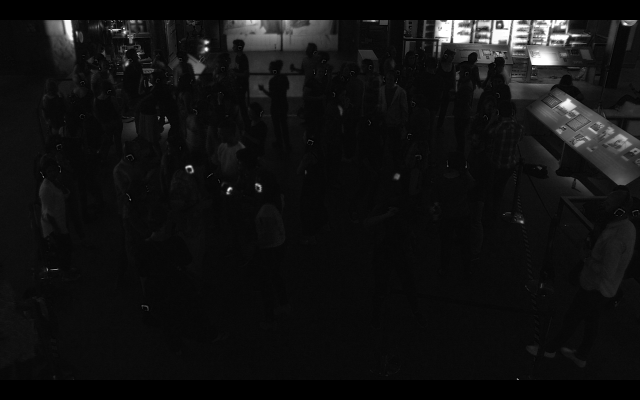
#> input picture Example_009_b.png, 1280 x 800 px (shown at 1/2 size)
$ python -i RGBTracking.py   (imports and definitions only)   (Python 2 division)   (older library calls are emulated)
#> lines starting #> are read from the running program, lines starting #| are printed output that depends on the picture; after the words box and inside, x2 and y2 are one past the last pixel; in counts of white or black regions, pixels touching at a corner belong together
# RGBTracking.py
# Source: http://www.pyimagesearch.com/2015/09/14/ball-tracking-with-opencv/

# Import necessary packages.
from collections import deque
import numpy as np
import argparse
import imutils
import cv2
import csv
import os


def otsu_threshold(imin, gauss = None):
    """
    """

    if gauss:
        blurim = cv2.GaussianBlur(imin, (5, 5), 0)
        _, otsuim = cv2.threshold(blurim, 0, 255, cv2.THRESH_BINARY + cv2.THRESH_OTSU)
    else:
        _, otsuim = cv2.threshold(image, 0, 255, cv2.THRESH_BINARY + cv2.THRESH_OTSU)
    return otsuim


def find_contours_single(imin, maskin = None):
    """ Finds contours on single channel image.

    Performs Otsu thresholding, then finds and draws contours.
    """

    im = otsu_threshold(imin, "gauss")

    if maskin is not None:
        im = cv2.bitwise_and(im, im, mask = maskin)

    contours, _ = cv2.findContours(im, cv2.RETR_TREE, cv2.CHAIN_APPROX_SIMPLE)

    return contours


def find_centres(contours):

    centres = []

    for i in range(len(contours)):
        if cv2.contourArea(contours[i]) < 5:
            continue
        if cv2.contourArea(contours[i]) > 250:
            continue

        moments = cv2.moments(contours[i])

        centres.append(
            (int(moments['m10'] / moments['m00']), int(moments['m01'] / moments['m00'])))

    print centres
    return centres


def find_centres_single(imin, maskin = None):
    """
    """

    if maskin is not None:
        contours = find_contours_single(imin, maskin)
    else:
        contours = find_contours_single(imin)
    centres = find_centres(contours)

    return centres


def show_centres(image, centres, color = None):

    if color is None:
        color = (0, 255, 255)
    elif color == 'blue':
        color = (255, 0, 0)
    elif color == 'green':
        color = (0, 255, 0)
    elif color == 'red':
        color = (0, 0, 255)

    for i in range(len(centres)):
        cv2.circle(image, centres[i], 5, color, -1)

def save_centres(filename, timepoint, color, centres):
    """ Saves list of centres as >comma separated values<.

    Requires input:
    filename
        String of the full filepath.
    timepoint
        Identifier for either time or frame number.
    centres
        List of centres (x, y).
        Need to save the centres as two separate basic columns instead of the current array.
    """

    with open(filename, 'ab') as csvfile:
        spamwriter = csv.writer(csvfile, quoting = csv.QUOTE_ALL)

        centres_x = [x[0] for x in centres]
        centres_y = [x[1] for x in centres]

        for i in range(len(centres)):

            row = [timepoint] + [color] + [centres_x[i]] + [centres_y[i]]
            spamwriter.writerow(row)


# Construct the argument parser and parse the arguments (command line tools).
ap = argparse.ArgumentParser()
# [14 lines not run here, left out]
    # maskone = imutils.resize(maskone, width = 600)

filename = "/Volumes/SAMSUNG/ESCOM/allframes.csv"

# Loop over video file/feed.
# [51 lines not run here, left out]

>>> import cv2
>>> picture = cv2.imread('../Example_009_b.png', cv2.IMREAD_GRAYSCALE)
#> picture is the input picture: shape (800, 1280); min 0, max 255, mean 17.2
>>> result = find_centres_single(picture)
#> in otsu_threshold, `_, otsuim = cv2.threshold(blurim, 0, 255, cv2.THRESH_BINARY + cv2.THRE..`:
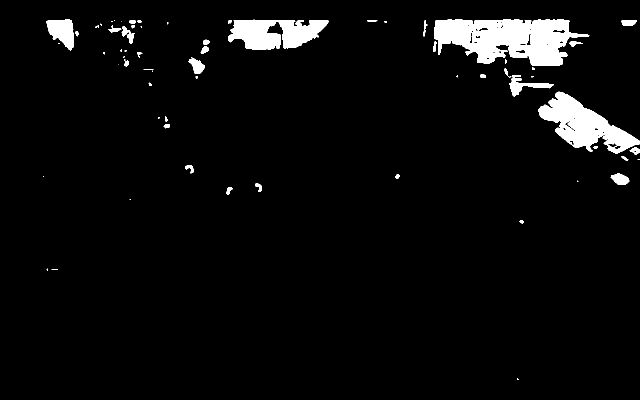
#> otsuim: shape (800, 1280) (shown at 1/2 size); 4.4% white; 71 white regions (30 under 20 px)
#> in find_contours_single, `contours, _ = cv2.findContours(im, cv2.RETR_TREE, cv2.CHAIN_APPROX_SIM..`: contours = 122 contours, 71 with area under 20; largest, box (x1, y1, x2, y2) and area: (868, 39, 1179, 132) 18665, (1076, 183, 1280, 308) 10936, (456, 39, 658, 99) 7900, (93, 39, 148, 101) 2110, (1018, 150, 1108, 193) 1033
#> the loop in find_centres, `for i in range(len(contours)):` made 122 passes
#> after the loop in find_centres, `for i in range(len(contours)):`: centres = 70 pairs, first value 110 to 1270, second value 41 to 538
#> (printed output is left out)
#> result has the same summary as centres in find_centres

$ run again, on Example_009_g.png
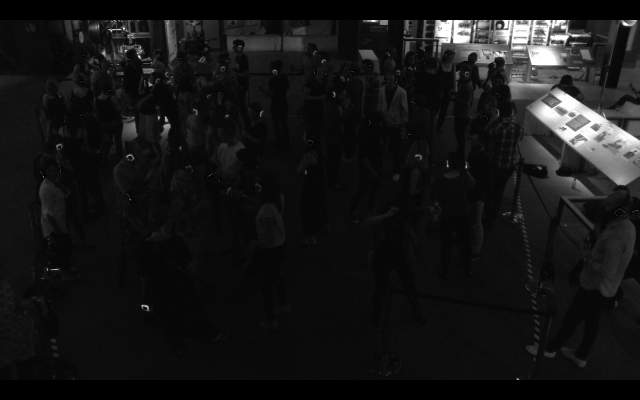
#> input picture Example_009_g.png, 1280 x 800 px (shown at 1/2 size)
#> picture is the input picture: shape (800, 1280); min 0, max 255, mean 21.7
#> in otsu_threshold, `_, otsuim = cv2.threshold(blurim, 0, 255, cv2.THRESH_BINARY + cv2.THRE..`:
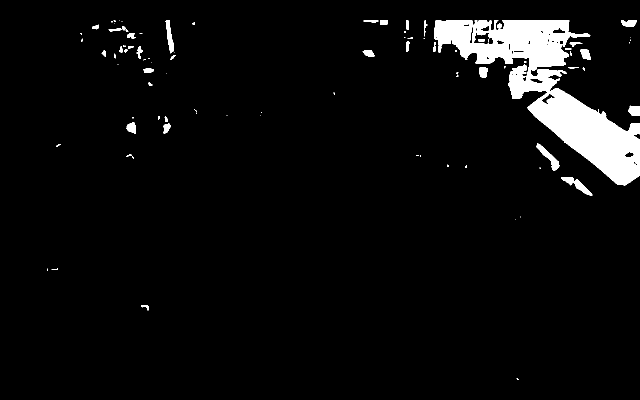
#> otsuim: shape (800, 1280) (shown at 1/2 size); 4.9% white; 88 white regions (46 under 20 px)
#> in find_contours_single, `contours, _ = cv2.findContours(im, cv2.RETR_TREE, cv2.CHAIN_APPROX_SIM..`: contours = 122 contours, 66 with area under 20; largest, box (x1, y1, x2, y2) and area: (868, 40, 1280, 371) 44398, (947, 64, 987, 89) 673, (1073, 286, 1119, 342) 663, (1122, 354, 1185, 391) 632, (331, 41, 348, 107) 476
#> the loop in find_centres, `for i in range(len(contours)):` made 122 passes
#> after the loop in find_centres, `for i in range(len(contours)):`: centres = 71 pairs, first value 110 to 1269, second value 41 to 613
#> (printed output is left out)
#> result has the same summary as centres in find_centres

$ run again, on Example_009_r.png
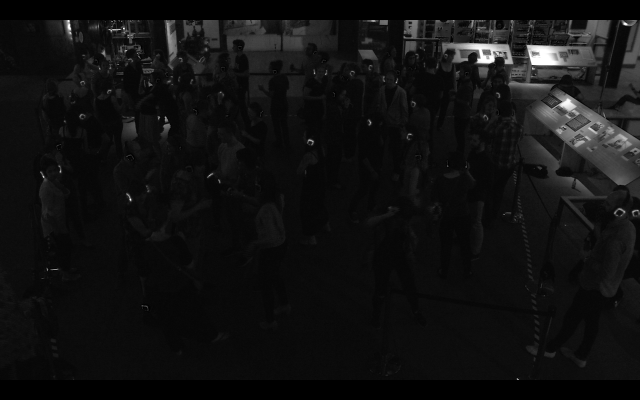
#> input picture Example_009_r.png, 1280 x 800 px (shown at 1/2 size)
#> picture is the input picture: shape (800, 1280); min 0, max 255, mean 17.3
#> in otsu_threshold, `_, otsuim = cv2.threshold(blurim, 0, 255, cv2.THRESH_BINARY + cv2.THRE..`:
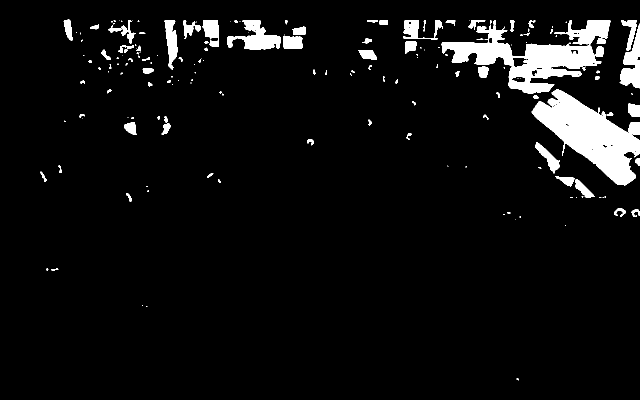
#> otsuim: shape (800, 1280) (shown at 1/2 size); 5.9% white; 177 white regions (89 under 20 px)
#> in find_contours_single, `contours, _ = cv2.findContours(im, cv2.RETR_TREE, cv2.CHAIN_APPROX_SIM..`: contours = 217 contours, 136 with area under 20; largest, box (x1, y1, x2, y2) and area: (1063, 179, 1280, 371) 18766, (883, 40, 1221, 188) 18602, (454, 40, 561, 100) 2894, (1239, 47, 1280, 177) 2456, (329, 40, 355, 140) 1418
#> after the loop in find_centres, `for i in range(len(contours)):`: centres = 108 pairs, first value 86 to 1276, second value 41 to 757
#> (printed output is left out)
#> result has the same summary as centres in find_centres

$ run again, on b.png
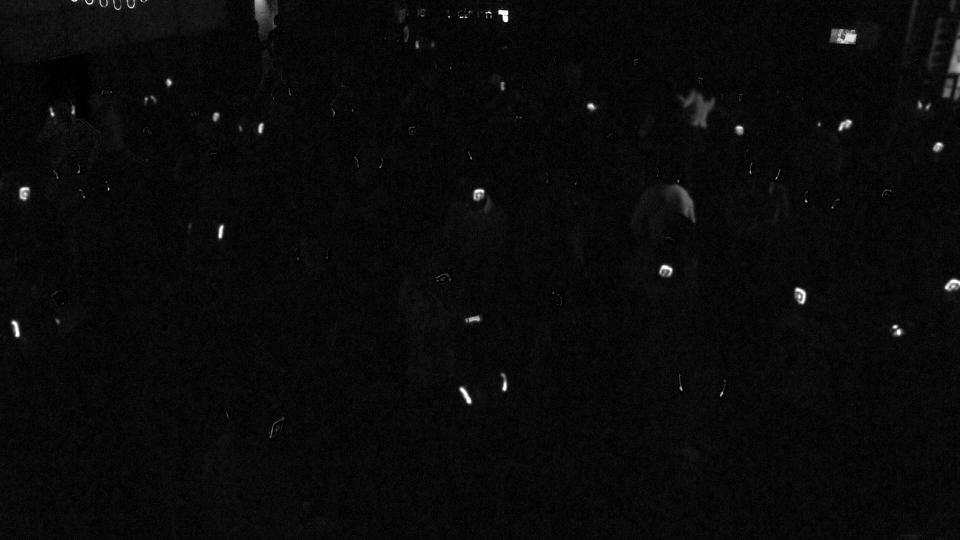
#> input picture b.png, 1920 x 1080 px (shown at 1/2 size)
#> picture is the input picture: shape (1080, 1920); min 0, max 255, mean 9.5
#> in otsu_threshold, `_, otsuim = cv2.threshold(blurim, 0, 255, cv2.THRESH_BINARY + cv2.THRE..`:
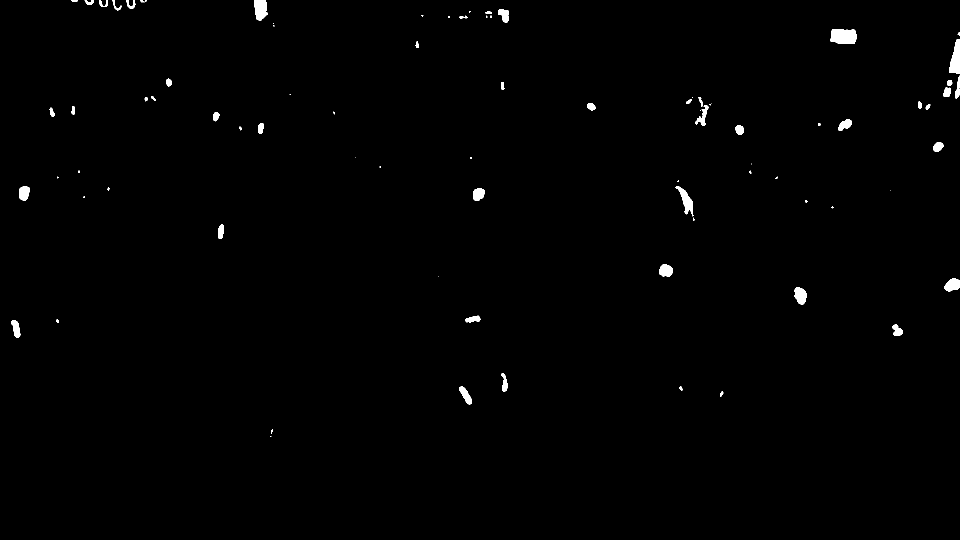
#> otsuim: shape (1080, 1920) (shown at 1/2 size); 0.67% white; 84 white regions (31 under 20 px)
#> in find_contours_single, `contours, _ = cv2.findContours(im, cv2.RETR_TREE, cv2.CHAIN_APPROX_SIM..`: contours = 84 contours, 37 with area under 20; largest, box (x1, y1, x2, y2) and area: (1661, 58, 1714, 88) 1302, (1898, 78, 1920, 148) 942, (509, 0, 536, 41) 824, (1351, 372, 1387, 433) 724, (1589, 574, 1613, 609) 594
#> the loop in find_centres, `for i in range(len(contours)):` made 84 passes
#> after the loop in find_centres, `for i in range(len(contours)):`: centres = 48 pairs, first value 103 to 1917, second value 0 to 862
#> (printed output is left out)
#> result has the same summary as centres in find_centres
